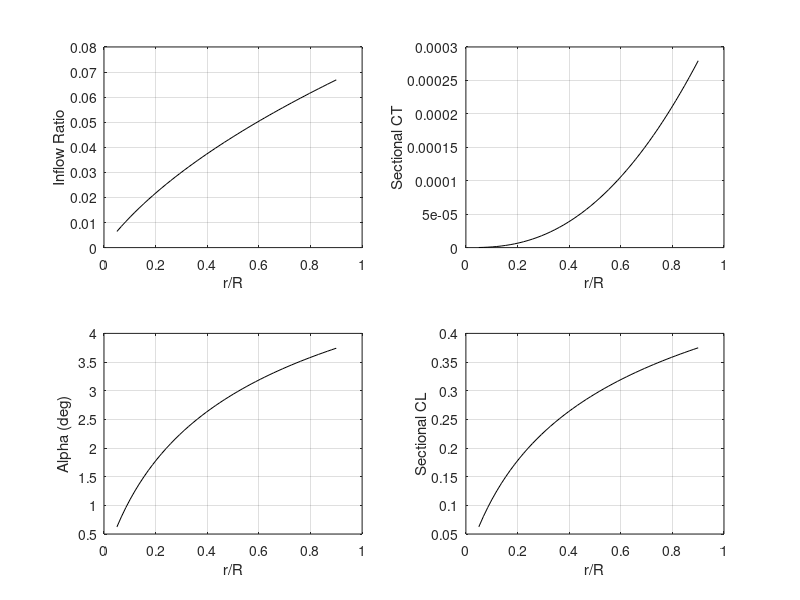

Reproduce this figure in MATLAB.
clear; clc; clf;

% With collective ONLY
% No twist, coning
% Hover flight condition

% Rotor parameters
R = 1.143;                % in m
AR = 6.0;                 % Aspect ratio
Nb = 2;
Om_rpm = 1250;            % in rpm
a = 5.74;                 % d_Cl/d_alpha in radians
vel_climb = 0.0;          % in m/s
theta_deg=8;

% For accounting tip loss
root_cut=0.05;            % r/R
tip_cut=0.90;             % r/R

% Environment parameters
rho = 1.2;                % in kg/m3

% Solver parameters 
nx = 50;                  % No. of stations along blade

% Feature switches
spacing_switch = 1;       % [1]Equispaced [2]Cosine [3]aTan
prandtlTipLoss_switch = 1;

% Calculated Rotor Parameters
c = R/AR;
sol = Nb*c/(pi*R);
theta=theta_deg*pi/180;
Om = Om_rpm*pi/30;        % in rad per sec
lam_climb = vel_climb/(R*Om);

% Spacing blade stations
switch spacing_switch

case 1
  % Equi-spaced
  r_bar = linspace(root_cut,tip_cut,nx);
  dr_bar = (r_bar(2)-r_bar(1))*ones(size(r_bar));

case 2
  % Cosine spaced
  theta_cosine=linspace(0,pi,nx);
  r_bar = R*0.5-R*0.5*cos(theta_cosine);
  dr_bar=r_bar(2:end)-r_bar(1:end-1);
  dr_bar=[dr_bar 0];

case 3
  % atan spaced
  x_spacing=linspace(tan(-1),tan(1),nx);
  r_bar=R*0.5+R*0.5*atan(x_spacing);
  dr_bar=r_bar(2:end)-r_bar(1:end-1);
  dr_bar=[dr_bar 0];

end

% Inflow computation
switch prandtlTipLoss_switch

case 0
  % Inflow ratio from BEMT
  const1 = sol*a/16; 
  const_c = lam_climb*0.5;
  lam = -(const1-const_c) + sqrt((const1-const_c)^2+2*const1*theta*r_bar);
  phi=lam./r_bar;
  alf=theta-phi;
  prandtl_F = 1;

case 1
  prandtl_F = 1;  % Initial value
  const1 = sol*a/16; 
  const_c = lam_climb*0.5;

  lam = -(const1./prandtl_F-const_c) + sqrt((const1./prandtl_F-const_c).^2+2*const1./prandtl_F*theta.*r_bar);
  phi=lam./r_bar;
  alf=theta-phi;

end

% Using Momentum theory
ct_vec = prandtl_F.*4*lam.*(lam-lam_climb).*r_bar.*dr_bar;
format long;
CT_MT = sum(ct_vec);

% Using BEMT
ct_vec = 0.5*sol*a.*dr_bar.*(r_bar.^2).*alf;
CT_BEMT = sum(ct_vec);

Thrust = CT_MT*(rho*pi*R*R*(R*Om)^2);

% Check between MT and BEMT
if (CT_MT-CT_BEMT)>eps
  warning('Warning: Discrepancy between CT calculated using BEMT and MT')
end

% Sectional lift distribution
cl_vec = 2.0*ct_vec/(c/R*dr_bar);

% Results
fprintf('\nColl. pitch (deg) = %d\n',theta_deg);
fprintf('Solidity = %d\n\n',sol);
fprintf('CT = %12.6f\n',CT_BEMT);
fprintf('Thrust (N) = %d\n',Thrust);

% Generate plots
subplot(2,2,1);
plot(r_bar,lam,'k');
grid on;
xlabel('r/R');
ylabel('Inflow Ratio');

subplot(2,2,2);
plot(r_bar,ct_vec,'k');
grid on;
xlabel('r/R');
ylabel('Sectional CT');

subplot(2,2,3);
plot(r_bar,alf*180/pi,'k');
grid on;
xlabel('r/R');
ylabel('Alpha (deg)');

subplot(2,2,4);
plot(r_bar,alf*a,'k');
grid on;
xlabel('r/R');
ylabel('Sectional CL');

% Write to file
%lam_i=lam;
% fid=fopen('Vz_OGE_BEMT.dat','w');
% fprintf(fid,'Variables = "r/R" "vz"\n');
% fprintf(fid,'Zone T= "Vz_OGE_BEMT"\n');
% dlmwrite('Vz_OGE_BEMT.dat',[r_bar'*R lam_i'*R*Om],'-append','delimiter',' ');
